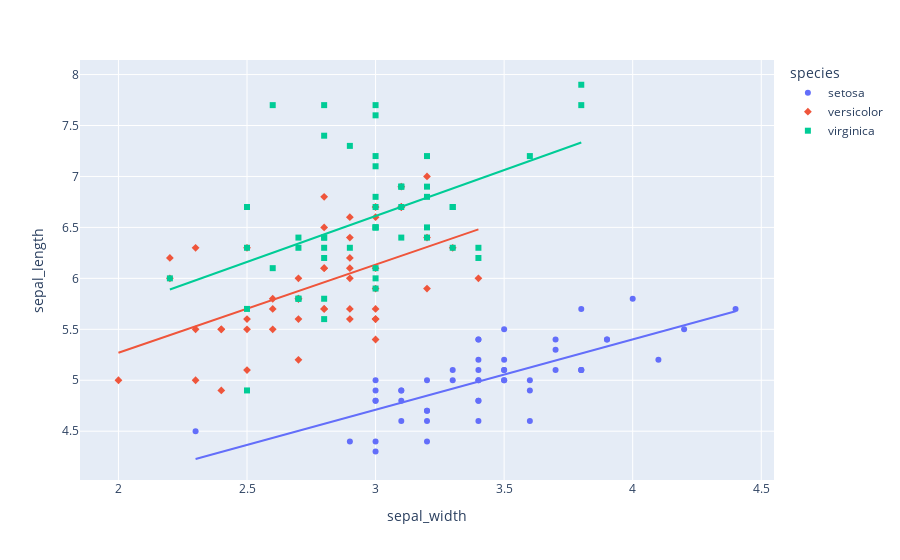

Here is the notebook cell this chart was saved with:
### Code cell
df = sns.load_dataset("iris")
print(df)
## type your code ##
fig=px.scatter(
    data_frame=df,
    x='sepal_width',
    y='sepal_length',
    color='species',
    symbol='species',
    trendline='ols'
)
fig.show()

### Figure 1 — Plotly figure (JSON) as saved in the notebook; plotly's stock layout.template omitted (floating-point values rounded to 4 significant figures)
{"data": [{"hovertemplate": "species=setosa<br>sepal_width=%{x}<br>sepal_length=%{y}<extra></extra>", "legendgroup": "setosa", "marker": {"color": "#636efa", "symbol": "circle"}, "mode": "markers", "name": "setosa", "orientation": "v", "showlegend": true, "type": "scatter", "x": [3.5, 3, 3.2, 3.1, 3.6, 3.9, 3.4, 3.4, 2.9, 3.1, 3.7, 3.4, 3, 3, 4, 4.4, 3.9, 3.5, 3.8, 3.8, 3.4, 3.7, 3.6, 3.3, 3.4, 3, 3.4, 3.5, 3.4, 3.2, 3.1, 3.4, 4.1, 4.2, 3.1, 3.2, 3.5, 3.6, 3, 3.4, 3.5, 2.3, 3.2, 3.5, 3.8, 3, 3.8, 3.2, 3.7, 3.3], "xaxis": "x", "y": [5.1, 4.9, 4.7, 4.6, 5, 5.4, 4.6, 5, 4.4, 4.9, 5.4, 4.8, 4.8, 4.3, 5.8, 5.7, 5.4, 5.1, 5.7, 5.1, 5.4, 5.1, 4.6, 5.1, 4.8, 5, 5, 5.2, 5.2, 4.7, 4.8, 5.4, 5.2, 5.5, 4.9, 5, 5.5, 4.9, 4.4, 5.1, 5, 4.5, 4.4, 5, 5.1, 4.8, 5.1, 4.6, 5.3, 5], "yaxis": "y"}, {"hovertemplate": "<b>OLS trendline</b><br>sepal_length = 0.69049 * sepal_width + 2.639<br>R<sup>2</sup>=0.551376<br><br>species=setosa<br>sepal_width=%{x}<br>sepal_length=%{y} <b>(trend)</b><extra></extra>", "legendgroup": "setosa", "marker": {"color": "#636efa", "symbol": "circle"}, "mode": "lines", "name": "setosa", "showlegend": false, "type": "scatter", "x": [2.3, 2.9, 3, 3, 3, 3, 3, 3, 3.1, 3.1, 3.1, 3.1, 3.2, 3.2, 3.2, 3.2, 3.2, 3.3, 3.3, 3.4, 3.4, 3.4, 3.4, 3.4, 3.4, 3.4, 3.4, 3.4, 3.5, 3.5, 3.5, 3.5, 3.5, 3.5, 3.6, 3.6, 3.6, 3.7, 3.7, 3.7, 3.8, 3.8, 3.8, 3.8, 3.9, 3.9, 4, 4.1, 4.2, 4.4], "xaxis": "x", "y": [4.227, 4.641, 4.71, 4.71, 4.71, 4.71, 4.71, 4.71, 4.78, 4.78, 4.78, 4.78, 4.849, 4.849, 4.849, 4.849, 4.849, 4.918, 4.918, 4.987, 4.987, 4.987, 4.987, 4.987, 4.987, 4.987, 4.987, 4.987, 5.056, 5.056, 5.056, 5.056, 5.056, 5.056, 5.125, 5.125, 5.125, 5.194, 5.194, 5.194, 5.263, 5.263, 5.263, 5.263, 5.332, 5.332, 5.401, 5.47, 5.539, 5.677], "yaxis": "y"}, {"hovertemplate": "species=versicolor<br>sepal_width=%{x}<br>sepal_length=%{y}<extra></extra>", "legendgroup": "versicolor", "marker": {"color": "#EF553B", "symbol": "diamond"}, "mode": "markers", "name": "versicolor", "orientation": "v", "showlegend": true, "type": "scatter", "x": [3.2, 3.2, 3.1, 2.3, 2.8, 2.8, 3.3, 2.4, 2.9, 2.7, 2, 3, 2.2, 2.9, 2.9, 3.1, 3, 2.7, 2.2, 2.5, 3.2, 2.8, 2.5, 2.8, 2.9, 3, 2.8, 3, 2.9, 2.6, 2.4, 2.4, 2.7, 2.7, 3, 3.4, 3.1, 2.3, 3, 2.5, 2.6, 3, 2.6, 2.3, 2.7, 3, 2.9, 2.9, 2.5, 2.8], "xaxis": "x", "y": [7, 6.4, 6.9, 5.5, 6.5, 5.7, 6.3, 4.9, 6.6, 5.2, 5, 5.9, 6, 6.1, 5.6, 6.7, 5.6, 5.8, 6.2, 5.6, 5.9, 6.1, 6.3, 6.1, 6.4, 6.6, 6.8, 6.7, 6, 5.7, 5.5, 5.5, 5.8, 6, 5.4, 6, 6.7, 6.3, 5.6, 5.5, 5.5, 6.1, 5.8, 5, 5.6, 5.7, 5.7, 6.2, 5.1, 5.7], "yaxis": "y"}, {"hovertemplate": "<b>OLS trendline</b><br>sepal_length = 0.865078 * sepal_width + 3.53973<br>R<sup>2</sup>=0.276582<br><br>species=versicolor<br>sepal_width=%{x}<br>sepal_length=%{y} <b>(trend)</b><extra></extra>", "legendgroup": "versicolor", "marker": {"color": "#EF553B", "symbol": "diamond"}, "mode": "lines", "name": "versicolor", "showlegend": false, "type": "scatter", "x": [2, 2.2, 2.2, 2.3, 2.3, 2.3, 2.4, 2.4, 2.4, 2.5, 2.5, 2.5, 2.5, 2.6, 2.6, 2.6, 2.7, 2.7, 2.7, 2.7, 2.7, 2.8, 2.8, 2.8, 2.8, 2.8, 2.8, 2.9, 2.9, 2.9, 2.9, 2.9, 2.9, 2.9, 3, 3, 3, 3, 3, 3, 3, 3, 3.1, 3.1, 3.1, 3.2, 3.2, 3.2, 3.3, 3.4], "xaxis": "x", "y": [5.27, 5.443, 5.443, 5.529, 5.529, 5.529, 5.616, 5.616, 5.616, 5.702, 5.702, 5.702, 5.702, 5.789, 5.789, 5.789, 5.875, 5.875, 5.875, 5.875, 5.875, 5.962, 5.962, 5.962, 5.962, 5.962, 5.962, 6.048, 6.048, 6.048, 6.048, 6.048, 6.048, 6.048, 6.135, 6.135, 6.135, 6.135, 6.135, 6.135, 6.135, 6.135, 6.221, 6.221, 6.221, 6.308, 6.308, 6.308, 6.394, 6.481], "yaxis": "y"}, {"hovertemplate": "species=virginica<br>sepal_width=%{x}<br>sepal_length=%{y}<extra></extra>", "legendgroup": "virginica", "marker": {"color": "#00cc96", "symbol": "square"}, "mode": "markers", "name": "virginica", "orientation": "v", "showlegend": true, "type": "scatter", "x": [3.3, 2.7, 3, 2.9, 3, 3, 2.5, 2.9, 2.5, 3.6, 3.2, 2.7, 3, 2.5, 2.8, 3.2, 3, 3.8, 2.6, 2.2, 3.2, 2.8, 2.8, 2.7, 3.3, 3.2, 2.8, 3, 2.8, 3, 2.8, 3.8, 2.8, 2.8, 2.6, 3, 3.4, 3.1, 3, 3.1, 3.1, 3.1, 2.7, 3.2, 3.3, 3, 2.5, 3, 3.4, 3], "xaxis": "x", "y": [6.3, 5.8, 7.1, 6.3, 6.5, 7.6, 4.9, 7.3, 6.7, 7.2, 6.5, 6.4, 6.8, 5.7, 5.8, 6.4, 6.5, 7.7, 7.7, 6, 6.9, 5.6, 7.7, 6.3, 6.7, 7.2, 6.2, 6.1, 6.4, 7.2, 7.4, 7.9, 6.4, 6.3, 6.1, 7.7, 6.3, 6.4, 6, 6.9, 6.7, 6.9, 5.8, 6.8, 6.7, 6.7, 6.3, 6.5, 6.2, 5.9], "yaxis": "y"}, {"hovertemplate": "<b>OLS trendline</b><br>sepal_length = 0.901534 * sepal_width + 3.90684<br>R<sup>2</sup>=0.209057<br><br>species=virginica<br>sepal_width=%{x}<br>sepal_length=%{y} <b>(trend)</b><extra></extra>", "legendgroup": "virginica", "marker": {"color": "#00cc96", "symbol": "square"}, "mode": "lines", "name": "virginica", "showlegend": false, "type": "scatter", "x": [2.2, 2.5, 2.5, 2.5, 2.5, 2.6, 2.6, 2.7, 2.7, 2.7, 2.7, 2.8, 2.8, 2.8, 2.8, 2.8, 2.8, 2.8, 2.8, 2.9, 2.9, 3, 3, 3, 3, 3, 3, 3, 3, 3, 3, 3, 3, 3.1, 3.1, 3.1, 3.1, 3.2, 3.2, 3.2, 3.2, 3.2, 3.3, 3.3, 3.3, 3.4, 3.4, 3.6, 3.8, 3.8], "xaxis": "x", "y": [5.89, 6.161, 6.161, 6.161, 6.161, 6.251, 6.251, 6.341, 6.341, 6.341, 6.341, 6.431, 6.431, 6.431, 6.431, 6.431, 6.431, 6.431, 6.431, 6.521, 6.521, 6.611, 6.611, 6.611, 6.611, 6.611, 6.611, 6.611, 6.611, 6.611, 6.611, 6.611, 6.611, 6.702, 6.702, 6.702, 6.702, 6.792, 6.792, 6.792, 6.792, 6.792, 6.882, 6.882, 6.882, 6.972, 6.972, 7.152, 7.333, 7.333], "yaxis": "y"}], "layout": {"legend": {"title": {"text": "species"}, "tracegroupgap": 0}, "margin": {"t": 60}, "xaxis": {"anchor": "y", "domain": [0, 1], "title": {"text": "sepal_width"}}, "yaxis": {"anchor": "x", "domain": [0, 1], "title": {"text": "sepal_length"}}}}
